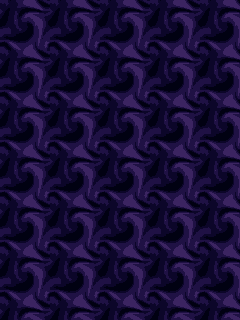

This game map was drawn from its Tiled (.tmx) file and the tilesets committed beside it. A one-line description and the trimmed map source follow:
An orthogonal 48x64 tile map with 5x5 px tiles, 1 tile layer (Tile Layer 1), 2 tilesets and 8 objects (copyright, instructions, hiscore, dem, oni, ...).

<map version="1.0" orientation="orthogonal" renderorder="right-down" width="48" height="64" tilewidth="5" tileheight="5" nextobjectid="13">
 <properties>
  <property name="music" type="file" value="02 - Burning Heart.vgm" />
  <property name="script" value="TitleMap" />
 </properties>
 <tileset firstgid="1" source="img/bg_swirl.tsx" />
 <tileset firstgid="101" source="img/title.tsx" />
 <layer name="Tile Layer 1" width="48" height="64">
  <data>[3072 cells, 3072 non-empty, 100 distinct tile ids]</data>
 </layer>
 <objectgroup draworder="index" name="Object Layer 1">
  <object id="1" name="copyright" x="0" y="300" width="240" height="20">
   <properties>
    <property name="text" value="© 2016 IoriBranford" />
    <property name="textfont" type="file" value="pressstart2p.fnt" />
   </properties>
  </object>
  <object id="2" name="instructions" x="70" y="190" width="100" height="40">
   <properties>
    <property name="text">Z key: FIRE
X key: FOCUS
C key: BOMB</property>
    <property name="textalign" value="left" />
    <property name="textfont" type="file" value="pressstart2p.fnt" />
   </properties>
  </object>
  <object id="3" name="hiscore" x="0" y="5" width="240" height="10">
   <properties>
    <property name="text" value="HI SCORE 0" />
    <property name="textfont" type="file" value="pressstart2p.fnt" />
   </properties>
  </object>
  <object id="7" name="dem" gid="101" x="90" y="125" width="128" height="32" />
  <object id="9" name="oni" gid="102" x="120" y="125" width="128" height="32" />
  <object id="10" name="zer" gid="103" x="150" y="125" width="128" height="32" />
  <object id="11" name="camera" x="0" y="0" width="240" height="320" visible="0">
   <properties>
    <property name="collidable" type="bool" value="true" />
    <property name="script" value="ShmupCam" />
    <property name="sensor" type="bool" value="true" />
   </properties>
  </object>
  <object id="12" name="pressstart" x="0" y="260" width="240" height="10">
   <properties>
    <property name="text" value="PRESS Z TO START" />
    <property name="textfont" type="file" value="pressstart2p.fnt" />
   </properties>
  </object>
 </objectgroup>
 <objectgroup name="curtain">
  <properties>
   <property name="script" value="Curtain" />
  </properties>
 </objectgroup>
</map>
